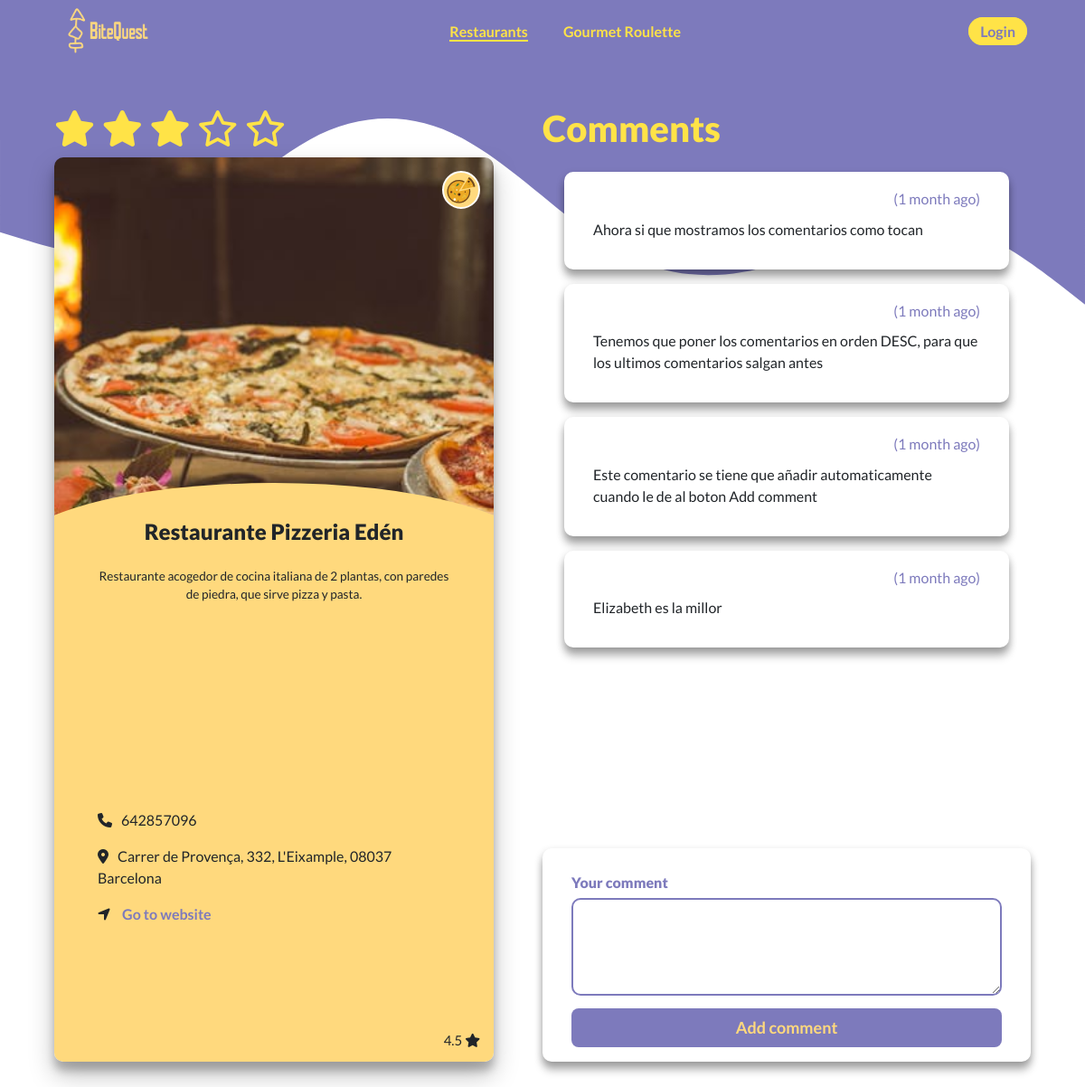
/resturant/restaurante-pizzeria-eden, run on an earlier commit of the app's database.
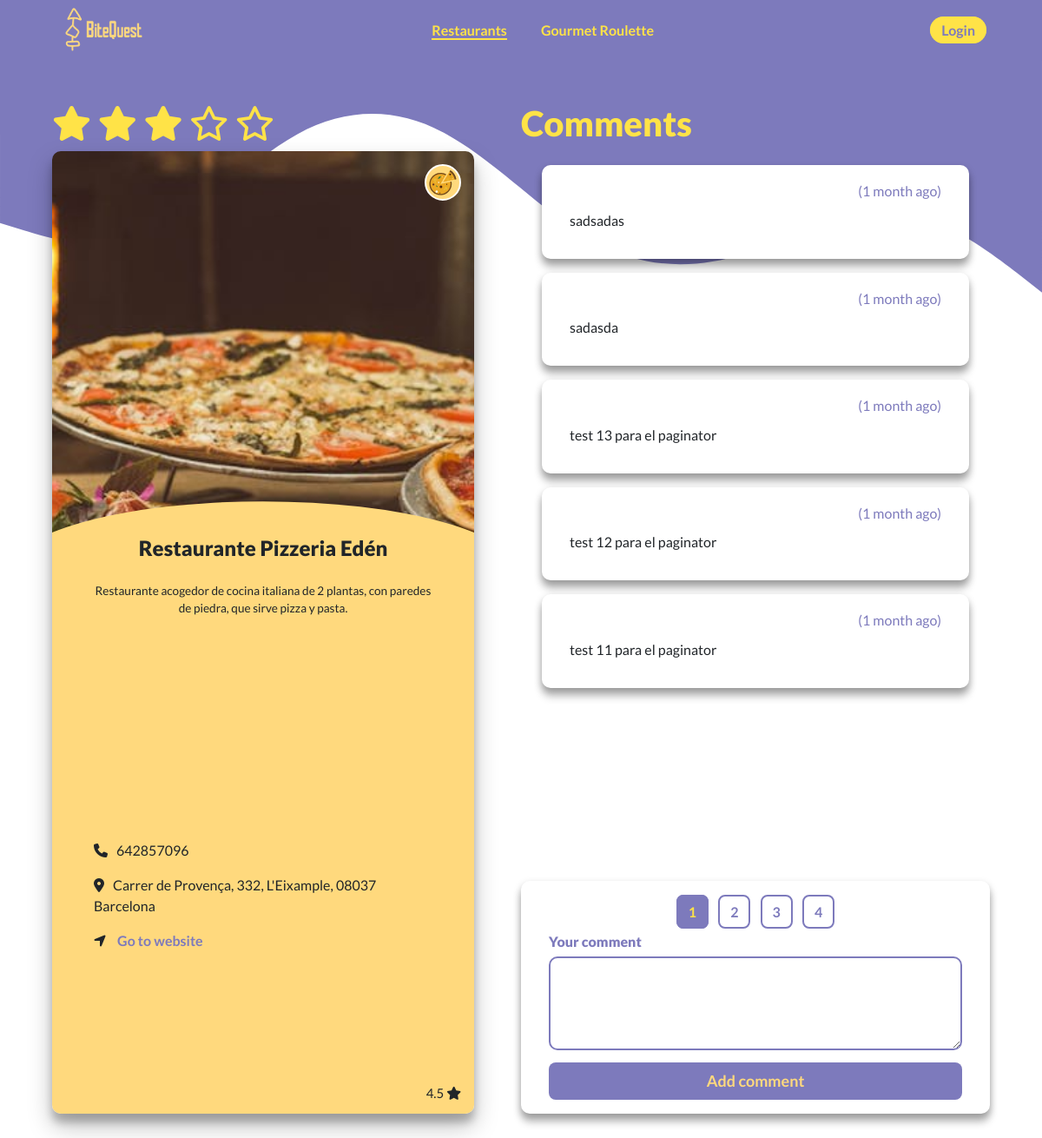
And on a later commit of the database.
### restaurants/models.py (models this page shows, shortened)
class Comment(models.Model):
    text = models.TextField(max_length=500, validators=[
        MinLengthValidator(limit_value=3, message='Comment must be greater than 3 characters')
    ])
    restaurant = models.ForeignKey(Restaurant, on_delete=models.CASCADE, related_name='comments')
    owner = models.ForeignKey(settings.AUTH_USER_MODEL, on_delete=models.CASCADE)
    created_at = models.DateTimeField(auto_now_add=True)
    updated_at = models.DateTimeField(auto_now=True)

### restaurants/views.py (the view)
# urls.py: path('resturant/<slug:slug>', views.RestaurantDetailView.as_view(), name='restaurant_detail'),
class RestaurantDetailView(DetailView):
    model = Restaurant
    template_name = 'restaurants/restaurant_detail.html'
    def get(self, request, slug):
        try:
            restaurant = get_object_or_404(Restaurant, slug=slug)
            page_number = request.GET.get('page', 1)
            comments = Comment.objects.filter(restaurant=restaurant).order_by('-created_at')
            paginator = Paginator(comments, per_page=5)
            page_object = paginator.get_page(page_number)
            context = {'restaurant': restaurant,
                       'comments_list': page_object,
                       'page_number': page_number,
                       'paginator': list(paginator.get_elided_page_range(number=page_number, on_each_side=1, on_ends=1,))}
            return render(request, self.template_name, context)
        except Restaurant.DoesNotExist:
            raise Http404("Restaurant does not exist")

### core/templatetags/filters.py (called while the page is built)
@register.filter
def is_integer(value):
    return isinstance(value, int)

### restaurants/templates/restaurants/restaurant_detail.html (shortened to what this page needs)
{% extends 'base_navbar.html' %}
{% load static %}
{% load humanize %}
{% block extra_head %}
<link rel="stylesheet" href="{% static 'restaurants/css/card_details.css' %}">
<link rel="stylesheet" href="{% static 'restaurants/css/comments.css' %}">
{% endblock %}
{% block content %}
<div id="content">
    <section id="card-details-section">
        <h1>
            <span>
                <i class="fa-solid fa-star"></i>
                <i class="fa-solid fa-star"></i>
                <i class="fa-solid fa-star"></i>
                <i class="fa-regular fa-star"></i>
                <i class="fa-regular fa-star"></i>
            </span>
        </h1>
        <div id="card">
            <span><img src="{{ restaurant.category.icon.url }}"></span>
            <div id="card-content">
                <h3 id="card-title">{{ restaurant.name }}</h3>
                <p id="card-text">
                    {% if restaurant.description|length <= 500 %}
                    {{ restaurant.description }}
                    {% else %}
                    {{ restaurant.description|slice:"0:500" }}...
                    {% endif %}
                </p>
                <p id="card-phone"><i class="fa-solid fa-phone"></i>{{ restaurant.phone_number }}</p>
                <p id="card-address"><i class="fa-solid fa-location-dot"></i>{{ restaurant.address }}</p>
                {% if restaurant.link %}
                    <p id="card-link">
                        <i class="fa-solid fa-location-arrow"></i>
                        <a href="{{ restaurant.link }}" target="_blank">Go to website</a>
                    </p>
                {% endif %}
                <p id="card-rating">4.5 <i class="fa-solid fa-star"></i></p>
            </div>
            <img id="card-image" src="{{ restaurant.image.url }}" alt="{{ restaurant.name }} image">
        </div>
    </section>
    <section id="comments-section">
        <h1>Comments</h1>
        <div id="comments-box">
            {% for comment in comments_list%}
            <div class="comment">
                <div class="comment-user-data">
                    <h6>({{ comment.updated_at|naturaltime }})</h6>
                </div>
                <p class="comment-text">{{ comment.text }}</p>
            </div>
            {% endfor %}
        </div>
        <div id="user-comment-box">
            {% if paginator|length > 1 %}
            <div id="comments-paginator">
                {% include "restaurants/paginator.html" %}
            </div>
            {% endif %}
            <div id="add-comment-box">
                <h6>Your comment</h6>
                <form method="POST" action="{% url 'restaurants:restaurant_comment_create' restaurant.slug %}">
                    <textarea name="comment" rows="3"></textarea>
                    <button type="submit" id="add-comment">Add comment</button>
                </form>
            </div>
        </div>
    </section>
</div>
{% endblock %}

What changed in the data, as far as the page shows it:
no longer on this page (row unchanged): Comment: updated_at "1 month ago", text "Ahora si que mostramos los comentarios como tocan"
no longer on this page (row unchanged): Comment: updated_at "1 month ago", text "Tenemos que poner los comentarios en orden DESC, para que los ultimos comentarios salgan antes"
no longer on this page (row unchanged): Comment: updated_at "1 month ago", text "Este comentario se tiene que añadir automaticamente cuando le de al boton Add comment"
no longer on this page (row unchanged): Comment: updated_at "1 month ago", text "Elizabeth es la millor"
added Comment: updated_at "1 month ago", text "sadsadas"
added Comment: updated_at "1 month ago", text "sadasda"
added Comment: updated_at "1 month ago", text "test 13 para el paginator"
added Comment: updated_at "1 month ago", text "test 12 para el paginator"
added Comment: updated_at "1 month ago", text "test 11 para el paginator"
Also different on the page:
new list line: "1"
new list line: "2"
new list line: "3"
new list line: "4"
